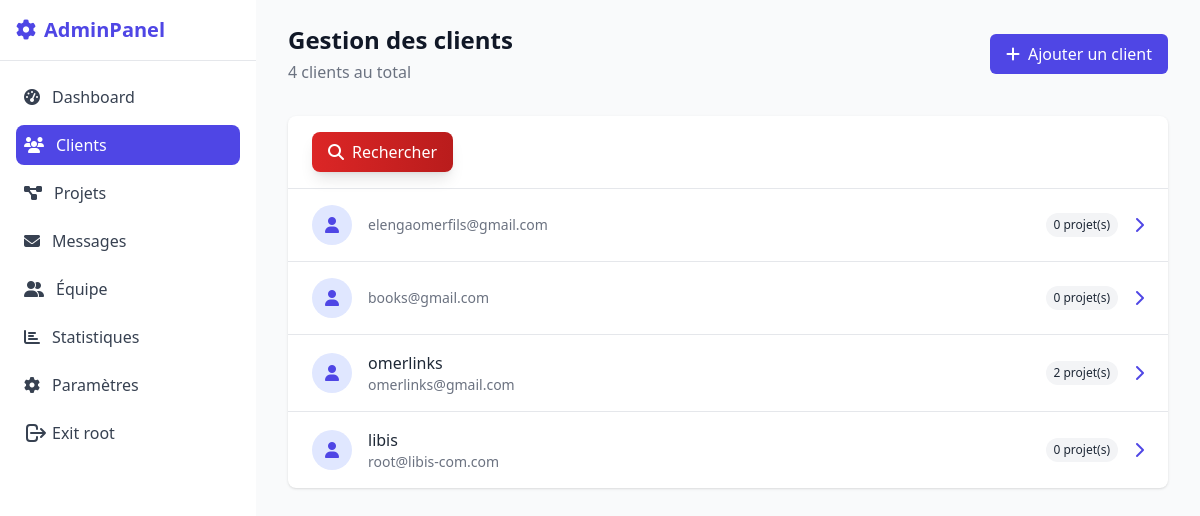
Page /administre/clients/ (signed in) on the earlier database version.
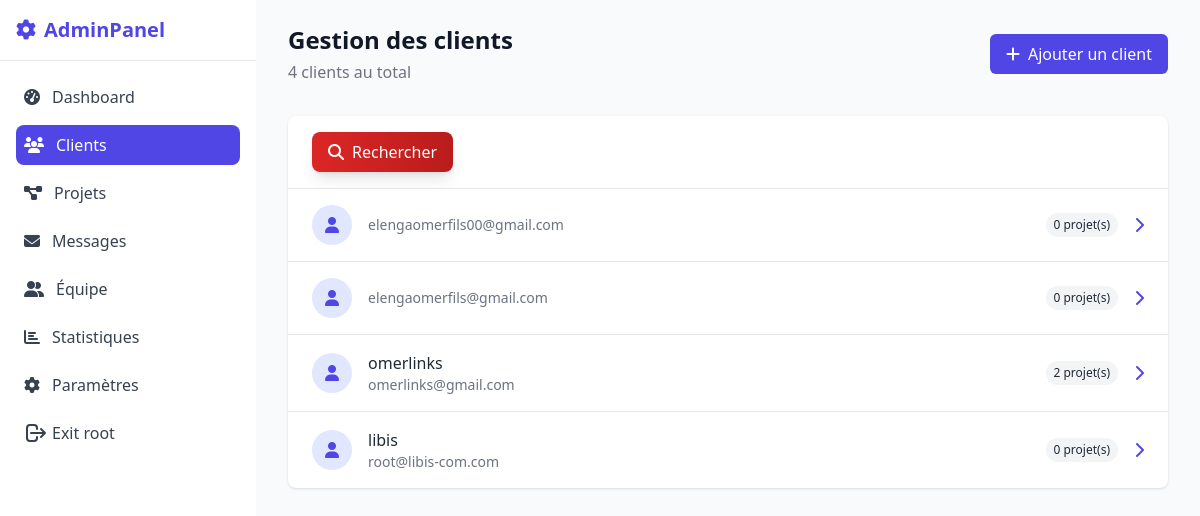
Same page on the later database version.
### core/models.py (models this page shows, shortened)
class User(AbstractUser):
    is_client = models.BooleanField(
        _('client status'),
        default=False,
        help_text=_('Designates whether the user is a client.')
    )
    email_verified = models.BooleanField(
        _('email verified'),
        default=False,
        help_text=_('Designates whether the user has verified their email address.')
    )
    verification_uuid = models.UUIDField(
        _('verification UUID'),
        default=uuid.uuid4,
        editable=False,
        unique=True
    )
    profile_complete = models.BooleanField(
        _('profile complete'),
        default=False
    )
    class Meta:
        verbose_name = _('User')
        verbose_name_plural = _('Users')
        ordering = ['-date_joined']
    def __str__(self):
        return self.username

class Client(models.Model):
    user = models.OneToOneField(
        User,
        on_delete=models.CASCADE,
        primary_key=True,  # Ceci garantit l'unicité
        verbose_name=_('user account')
    )
    entreprise = models.CharField(
        _('company'),
        max_length=100,
        help_text=_('The name of the company.')
    )
    profile_complete = models.BooleanField(
        _('profile complete'),
        default=False
    )
    telephone = models.CharField(
        _('phone number'),
        max_length=20,
        validators=[RegexValidator(r'^\+?1?\d{9,15}$')],
        help_text=_('Phone number in international format.')
    )
    secteur_activite = models.CharField(
        _('activity sector'),
        max_length=100,
        blank=True,
        null=True
    )
    adresse = models.TextField(
        _('address'),
        blank=True,
        null=True
    )
    date_inscription = models.DateTimeField(
        _('signup date'),
        auto_now_add=True
    )
    class Meta:
        verbose_name = _('Client')
        verbose_name_plural = _('Clients')
        ordering = ['-date_inscription']

### core/views.py (the view)
# urls.py: path('clients/', admin_client_list_view, name='admin_client_list'),
@staff_member_required
def admin_client_list_view(request):
    clients = Client.objects.annotate(
        project_count=Count('fichiers')  # Utilisez le nom correct de la relation
    ).prefetch_related('user').order_by('-date_inscription')
    paginator = Paginator(clients, 25)
    page_number = request.GET.get('page')
    page_obj = paginator.get_page(page_number)
    return render(request, 'admin/clients/list.html', {
        'page_obj': page_obj,
        'page_title': _('Liste des clients')
    })

### core/templates/admin/clients/list.html (shortened to what this page needs)
{% extends "admin/basee.html" %}
{% load i18n static %}
{% block content %}
<div class=" w-full h-screen bg-gray-50 px-4 py-6 sm:px-6 lg:px-8" style="overflow-y: scroll;">
    <div class="mb-8 flex flex-col sm:flex-row justify-between items-start sm:items-center gap-4">
        <div>
            <h1 class="text-2xl font-bold text-gray-900">{% trans "Gestion des clients" %}</h1>
            <p class="text-gray-500 mt-1">
                {{ page_obj.paginator.count }} {% trans "clients au total" %}
            </p>
        </div>
        <a href="{% url 'admin:core_client_add' %}"
           class="inline-flex items-center px-4 py-2 bg-indigo-600 text-white rounded-md hover:bg-indigo-700 transition-colors">
            <i class="fas fa-plus mr-2"></i> {% trans "Ajouter un client" %}
        </a>
    </div>
    <div class="bg-white shadow rounded-lg overflow-hidden">
        <div class="px-6 py-4 border-b border-gray-200 flex flex-col sm:flex-row justify-between items-start sm:items-center gap-4">
             <button onclick="window.location.href='{% url 'search_client' %}'" class="bg-gradient-to-r from-red-600 to-red-700 text-white px-4 py-2 rounded-lg shadow-lg hover:shadow-xl transition duration-300 transform hover:-translate-y-1 flex items-center space-x-2">
                <i class="fas fa-search"></i>
                <span>Rechercher</span>
            </button>
        </div>
        <div class="divide-y divide-gray-200">
            {% for client in page_obj %}
            <a href="{% url 'admin:core_client_change' client.user_id %}"
               class="block px-6 py-4 hover:bg-gray-50 transition-colors">
                <div class="flex flex-col sm:flex-row items-start sm:items-center justify-between gap-4">
                    <div class="flex items-center space-x-4">
                        <div class="flex-shrink-0 h-10 w-10 bg-indigo-100 rounded-full flex items-center justify-center text-indigo-600">
                            {% if client.user.get_full_name %}
                                {{ client.user.get_full_name|slice:":1" }}
                            {% else %}
                                <i class="fas fa-user"></i>
                            {% endif %}
                        </div>
                        <div>
                            <h3 class="font-medium text-gray-800">
                                {{ client.user.get_full_name|default:client.entreprise }}
                            </h3>
                            <p class="text-sm text-gray-500">{{ client.user.email }}</p>
                        </div>
                    </div>
                    <div class="flex items-center">
                        <span class="px-2 py-1 bg-gray-100 text-gray-800 text-xs rounded-full mr-4">
                          {{ client.project_count }} {% trans "projet(s)" %}
                        </span>
                        <div class="text-indigo-600">
                            <i class="fas fa-chevron-right"></i>
                        </div>
                    </div>
                </div>
            </a>
            {% endfor %}
        </div>
    </div>
</div>
{% endblock %}

### core/templates/admin/basee.html (shortened to what this page needs)
{% load static %}
<!DOCTYPE html>
<html lang="fr">
<head>
    <script src="https://cdn.tailwindcss.com"></script>
    <link rel="stylesheet" href="https://cdnjs.cloudflare.com/ajax/libs/font-awesome/6.4.0/css/all.min.css">
</head>
<body class="bg-gray-100 font-sans">
    <div class="flex h-screen overflow-hidden">
        <div class="sidebar bg-white w-64 flex-shrink-0 shadow-lg hidden md:block">
            <div class="p-4 border-b border-gray-200">
                <h1 class="text-xl font-bold text-indigo-600 flex items-center">
                    <i class="fas fa-cog mr-2"></i> AdminPanel
                </h1>
            </div>
            <nav class="p-4">
                <ul>
                    <li class="mb-2">
                        <a href="{% url 'admin_dashboard' %}"
                        class="flex items-center p-2 rounded-lg {% if request.path == '/' or 'dashboard' in request.path %}text-white bg-indigo-600{% else %}text-gray-700 hover:bg-gray-100{% endif %}">
                            <i class="fas fa-tachometer-alt mr-3"></i>
                            Dashboard
                        </a>
                    </li>
                    <li class="mb-2">
                        <a href="{% url 'admin_client_list' %}"
                        class="flex items-center p-2 rounded-lg {% if 'clients' in request.path %}text-white bg-indigo-600{% else %}text-gray-700 hover:bg-gray-100{% endif %}">
                            <i class="fas fa-users mr-3"></i>
                            Clients
                        </a>
                    </li>
                    <li class="mb-2">
                        <a href="{% url 'admin_client_projects' %}"
                        class="flex items-center p-2 rounded-lg {% if 'projects' in request.path %}text-white bg-indigo-600{% else %}text-gray-700 hover:bg-gray-100{% endif %}">
                            <i class="fas fa-project-diagram mr-3"></i>
                            Projets
                        </a>
                    </li>
                    <li class="mb-2">
                        <a href="{% url 'admin_messages' %}"
                        class="flex items-center p-2 rounded-lg {% if 'messages' in request.path %}text-white bg-indigo-600{% else %}text-gray-700 hover:bg-gray-100{% endif %}">
                            <i class="fas fa-envelope mr-3"></i>
                            Messages
                        </a>
                    </li>
                    <li class="mb-2">
                        <a href="{% url 'admin_team_member_list' %}"
                        class="flex items-center p-2 rounded-lg {% if 'team' in request.path %}text-white bg-indigo-600{% else %}text-gray-700 hover:bg-gray-100{% endif %}">
                            <i class="fas fa-user-friends mr-3"></i>
                            Équipe
                        </a>
                    </li>
                    <li class="mb-2">
                        <a href="{% url 'admin_generate_report' %}"
                        class="flex items-center p-2 rounded-lg {% if 'reports' in request.path %}text-white bg-indigo-600{% else %}text-gray-700 hover:bg-gray-100{% endif %}">
                            <i class="fas fa-chart-bar mr-3"></i>
                            Statistiques
                        </a>
                    </li>
                    <li class="mb-2">
                        <a href="{% url 'admin_settings' %}"
                        class="flex items-center p-2 rounded-lg {% if 'settings' in request.path %}text-white bg-indigo-600{% else %}text-gray-700 hover:bg-gray-100{% endif %}">
                            <i class="fas fa-cog mr-3"></i>
                            Paramètres
                        </a>
                    </li>
                    <li class="mb-2">
                        <a href="{% url 'logout' %}"
                        class="flex items-center p-2 gap-1 rounded-lg {% if 'logout' in request.path %}text-white bg-indigo-600{% else %}text-gray-700 hover:bg-gray-100{% endif %}">
                        <svg xmlns="http://www.w3.org/2000/svg" class="h-6 w-6" fill="none" viewBox="0 0 24 24" stroke="currentColor"><path stroke-linecap="round" stroke-linejoin="round" stroke-width="2" d="M17 16l4-4m0 0l-4-4m4 4H7m6 4v1a3 3 0 01-3 3H6a3 3 0 01-3-3V7a3 3 0 013-3h4a3 3 0 013 3v1" /></svg>
                         Exit {{user}}
                    </a>
                    </li>
                </ul>
            </nav>
        </div>
        {% block content %} {% endblock content %}
    </div>
</body>
</html>

### core/templates/admin/basee.html (style rules this page uses)
:root { --primary: #4f46e5; --secondary: #10b981; --danger: #ef4444; --warning: #f59e0b; --info: #3b82f6; }
.sidebar { transition: all 0.3s ease; }

Differences in the rows shown:
removed Client: user.email "books@gmail.com", project_count "0"
added Client: user.email "elengaomerfils00@gmail.com", project_count "0"
